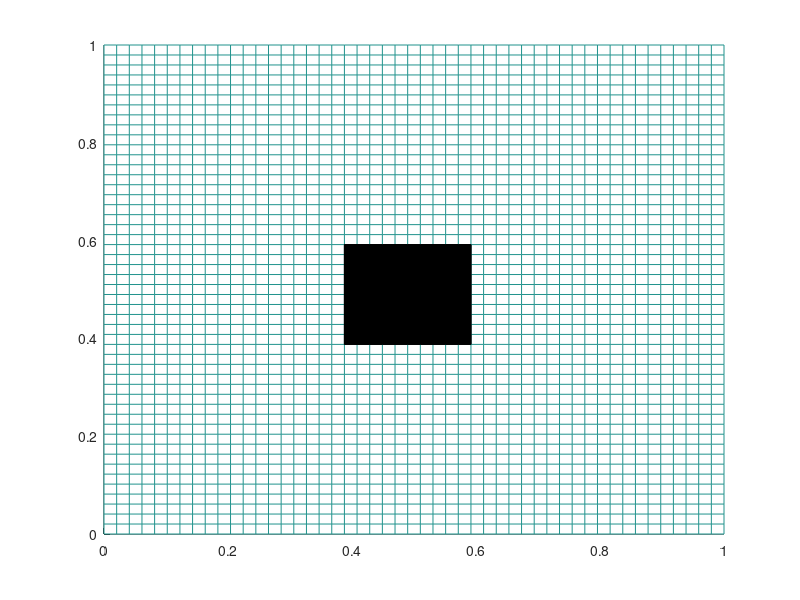

Write the MATLAB code that produced this figure. (Note: this script raises an error after producing the figure.)
% Code to compute the Navier-Stokes Solution for a Lid-Driven Cavity

clear all
close all
clc

Ly=1; % Domain Lengths
Lx=1;


mu=.01; % Viscosity for Re=100

U=1; % Velocity
w=1.1; % SOR Relaxation Factor

Nx=50; % Grid Size
Ny=50;

dx=Lx/(Nx-1); % dx and dy
dy=Ly/(Ny-1);

% Defining Staggered grid

xstart=0;
ystart=0;

x=zeros(Nx,1);
y=zeros(Ny,1);

for i=1:Nx
x(i)=xstart+(i-1)*dx;
end

for i=1:Ny
y(i)=ystart+(i-1)*dy;
end

% Pressure points
xp=zeros(Nx+1,1);
yp=zeros(Ny+1,1);
p=zeros(Nx+1,Ny+1);

% u-velocity points
xu=zeros(Nx,1);
yu=zeros(Ny+1,1);
u=zeros(Nx,Ny+1);
ut=zeros(Nx,Ny+1); % Predicted Velocity Array
G1=zeros(Nx-1,Ny); % Will be used in RK3

% v-velocity points
xv=zeros(Nx+1,1);
yv=zeros(Ny,1);
v=zeros(Nx+1,Ny);
vt=zeros(Nx+1,Ny); % Predicted Velocity Array
G2=zeros(Nx,Ny-1); % Will be used in RK3


% Defining Pressure Points
for i=2:Nx
    for j=2:Ny
        xp(i)=(x(i-1)+x(i))/2;
        yp(j)=(y(j-1)+y(j))/2;
    end
end
xp(1)=xp(2)-dx;
yp(1)=yp(2)-dy;

xp(end)=xp(end-1)+dx;
yp(end)=yp(end-1)+dy;

% Defining u-velocity points
for i=1:Nx
    for j=2:Ny
        xu(i)=x(i);
        yu(j)=(y(j-1)+y(j))/2;
    end
end
xu(1)=xu(2)-dx;
yu(1)=yu(2)-dy;

xu(end)=xu(end-1)+dx;
yu(end)=yu(end-1)+dy;

% Defining v-velocity points

for i=2:Nx
    for j=1:Ny
        xv(i)=(x(i-1)+x(i))/2;
        yv(j)=y(j);
    end
end

xv(1)=xv(2)-dx;
yv(1)=yv(2)-dy;

xv(end)=xv(end-1)+dx;
yv(end)=yv(end-1)+dy;


% Plotting the Grid
figure
hold on
mesh(x,y,zeros(Nx,Ny)) % Mesh

% for i=1:Nx+1
%     for j=1:Ny+1
%         plot(xp(i),yp(j),'.b')
%     end
% end
% for i=1:Nx
%     for j=1:1
%         plot(x(i),y(j),'.r')
%         plot(x(i),y(Ny),'.r')
%     end
% end
% for i=1:Nx
%     for j=1:Ny+1
%         plot(xu(i),yu(j),'xk')
%     end
% end
% for i=1:Nx+1
%     for j=1:Ny
%         plot(xv(i),yv(j),'*m')
%     end
% end

for i=20:30
    xb1(i-19)=x(i);
    yb1(i-19)=y(i);
end
xb=[fliplr(xb1),xb1(1)*ones(1,10),xb1,xb1(end)*ones(1,10)];
yb=[yb1(1)*ones(1,10),yb1,yb1(end)*ones(1,10),fliplr(yb1)];
plot(xb,yb,'k')
fill(xb,yb,'k')
%% Unsteady N-S Solver

t=0; % t-initial
tmax=10; % t-final
nt=900; %  number of time steps, determined using CFL condition
dt=(tmax-t)/nt; % dt

[X Y]=meshgrid(x,y);

figure

% Starting time loop
for tstep=1:nt
    
    % RK3 First Step
    
    % Applying Velocity Boundary Conditions
    u(:,1)=-u(:,2);
    u(:,end)=2*U-u(:,end-1);
    
    v(1,:)=0-v(2,:);
    v(end,:)=0-v(end-1,:);

    % Applying Pressure Boundary Conditions
    p(:,1)=p(:,2);
    p(:,end)=p(:,end-1);
    p(1,:)=p(2,:);
    p(end,:)=p(end-1,:);
    
    % Calculating Predicted Velocities
    for i=2:Nx-1
        for j=2:Ny
            if (i>=20 && i<=30 && j>=20 && j<=30)
                ut(i,j)=0;
            else
            ue=(u(i,j)+u(i+1,j))/2;
            uw=(u(i,j)+u(i-1,j))/2;
            us=(u(i,j)+u(i,j-1))/2;
            un=(u(i,j)+u(i,j+1))/2;
            vs=(v(i,j-1)+v(i+1,j-1))/2;
            vn=(v(i,j)+v(i+1,j))/2;
        
            G1(i,j)=(F1C(ue,uw,us,un,vs,vn,dx,dy)+FV(u(i,j),u(i+1,j),u(i-1,j),u(i,j+1),u(i,j-1),dx,dy,mu));
            ut(i,j)=u(i,j)+(dt/3)*G1(i,j); 
            end
        end
    end

    for i=2:Nx
        for j=2:Ny-1
            if (i>=20 && i<=30 && j>=20 && j<=30)
                vt(i,j)=0;
            else
        vn=(v(i,j)+v(i,j+1))/2;
        vs=(v(i,j)+v(i,j-1))/2;
        ve=(v(i,j)+v(i+1,j))/2;
        vw=(v(i,j)+v(i-1,j))/2;
        ue=(u(i,j)+u(i,j+1))/2;
        uw=(u(i-1,j)+u(i-1,j+1))/2;
        
        G2(i,j)=(F2C(vn,vs,ve,vw,ue,uw,dx,dy)+FV(v(i,j),v(i+1,j),v(i-1,j),v(i,j+1),v(i,j-1),dx,dy,mu));
        vt(i,j)=v(i,j)+(dt/3)*G2(i,j);
            end
        end
    end
    
    % Boundary Conditions for Predicted Velocities
    ut(:,1)=-ut(:,2);
    ut(:,end)=2*U-ut(:,end-1);
    
    vt(1,:)=0-vt(2,:);
    vt(end,:)=0-vt(end-1,:);
    
    

    % Solving Poisson Equation 
    maxiter=500;

    for it=1:maxiter
        for i=2:Nx
            for j=2:Ny
                p(i,j)=w*0.25*(p(i,j+1)+p(i,j-1)+p(i+1,j)+p(i-1,j)-(3*dx/dt)*(vt(i,j)-vt(i,j-1)+ut(i,j)-ut(i-1,j)))+(1-w)*p(i,j);    
            end
        end
    p(:,1)=p(:,2);
    p(:,end)=p(:,end-1);

    p(1,:)=p(2,:);
    p(end,:)=p(end-1,:);
    end


    % Velocities after first RK-3 Step
    for i=2:Nx-1
        for j=2:Ny
        u(i,j)=ut(i,j)-(dt/(dx*3))*(p(i+1,j)-p(i,j));
        end
    end
    for i=2:Nx
        for j=2:Ny-1
        v(i,j)=vt(i,j)-(dt/(dx*3))*(p(i,j+1)-p(i,j));
        end
    end
    
    %RK-3 Second Step
    
    % Applying Boundary Conditions for Velocites
    u(:,1)=-u(:,2);
    u(:,end)=2*U-u(:,end-1);
    
    v(1,:)=0-v(2,:);
    v(end,:)=0-v(end-1,:);

    % Calculating Predicted Velocities
    
    for i=2:Nx-1
        for j=2:Ny
            if (i>=20 && i<=30 && j>=20 && j<=30)
                ut(i,j)=0;
            else
            ue=(u(i,j)+u(i+1,j))/2;
            uw=(u(i,j)+u(i-1,j))/2;
            us=(u(i,j)+u(i,j-1))/2;
            un=(u(i,j)+u(i,j+1))/2;
            vs=(v(i,j-1)+v(i+1,j-1))/2;
            vn=(v(i,j)+v(i+1,j))/2;
        
            G1(i,j)=-(5/9)*G1(i,j)+(F1C(ue,uw,us,un,vs,vn,dx,dy)+FV(u(i,j),u(i+1,j),u(i-1,j),u(i,j+1),u(i,j-1),dx,dy,mu));
            ut(i,j)=u(i,j)+(15*dt/16)*G1(i,j); 
            end
        end
    end

    for i=2:Nx
        for j=2:Ny-1
            if (i>=20 && i<=30 && j>=20 && j<=30)
                vt(i,j)=0;
            else
            vn=(v(i,j)+v(i,j+1))/2;
            vs=(v(i,j)+v(i,j-1))/2;
            ve=(v(i,j)+v(i+1,j))/2;
            vw=(v(i,j)+v(i-1,j))/2;
            ue=(u(i,j)+u(i,j+1))/2;
            uw=(u(i-1,j)+u(i-1,j+1))/2;
        
            G2(i,j)=-(5/9)*G2(i,j)+(F2C(vn,vs,ve,vw,ue,uw,dx,dy)+FV(v(i,j),v(i+1,j),v(i-1,j),v(i,j+1),v(i,j-1),dx,dy,mu));
            vt(i,j)=v(i,j)+(15*dt/16)*G2(i,j);
            end
        end
    end

    % Boundary Condition for Predicted Velocities
    ut(:,1)=-ut(:,2);
    ut(:,end)=2*U-ut(:,end-1);
    
    vt(1,:)=0-vt(2,:);
    vt(end,:)=0-vt(end-1,:);

    % Solving Poisson Equation
    for it=1:maxiter
        for i=2:Nx
            for j=2:Ny
                p(i,j)=w*0.25*(p(i,j+1)+p(i,j-1)+p(i+1,j)+p(i-1,j)-(12*dx/(5*dt))*(vt(i,j)-vt(i,j-1)+ut(i,j)-ut(i-1,j)))+(1-w)*p(i,j);    
            end
        end
    p(:,1)=p(:,2);
    p(:,end)=p(:,end-1);

    p(1,:)=p(2,:);
    p(end,:)=p(end-1,:);
    end

    % Velocities after Second RK-3 Step
    for i=2:Nx-1
        for j=2:Ny
            u(i,j)=ut(i,j)-(5*dt/(dx*12))*(p(i+1,j)-p(i,j));
        end
    end
    for i=2:Nx
        for j=2:Ny-1
            v(i,j)=vt(i,j)-(5*dt/(dx*12))*(p(i,j+1)-p(i,j));
        end
    end
    
    % RK-3 Third Step
    
    % Applying Boundary Conditions for Velocities
    u(:,1)=-u(:,2);
    u(:,end)=2*U-u(:,end-1);
    
    v(1,:)=0-v(2,:);
    v(end,:)=0-v(end-1,:);


    % Calculating Predicted Velocities
    for i=2:Nx-1
        for j=2:Ny
            if (i>=20 && i<=30 && j>=20 && j<=30)
                ut(i,j)=0;
            else
        ue=(u(i,j)+u(i+1,j))/2;
        uw=(u(i,j)+u(i-1,j))/2;
        us=(u(i,j)+u(i,j-1))/2;
        un=(u(i,j)+u(i,j+1))/2;
        vs=(v(i,j-1)+v(i+1,j-1))/2;
        vn=(v(i,j)+v(i+1,j))/2;
        
        G1(i,j)=-(153/128)*G1(i,j)+(F1C(ue,uw,us,un,vs,vn,dx,dy)+FV(u(i,j),u(i+1,j),u(i-1,j),u(i,j+1),u(i,j-1),dx,dy,mu));
        ut(i,j)=u(i,j)+(8*dt/15)*G1(i,j);    
            end
        end
    end

    for i=2:Nx
        for j=2:Ny-1
            if (i>=20 && i<=30 && j>=20 && j<=30)
                vt(i,j)=0;
            else
            vn=(v(i,j)+v(i,j+1))/2;
            vs=(v(i,j)+v(i,j-1))/2;
            ve=(v(i,j)+v(i+1,j))/2;
            vw=(v(i,j)+v(i-1,j))/2;
            ue=(u(i,j)+u(i,j+1))/2;
            uw=(u(i-1,j)+u(i-1,j+1))/2;
        
            G2(i,j)=-(153/128)*G2(i,j)+(F2C(vn,vs,ve,vw,ue,uw,dx,dy)+FV(v(i,j),v(i+1,j),v(i-1,j),v(i,j+1),v(i,j-1),dx,dy,mu));
            vt(i,j)=v(i,j)+(8*dt/15)*G2(i,j);
            end
        end
    end

    % Boundary Conditions for the Predicted Velocities
    ut(:,1)=-ut(:,2);
    ut(:,end)=2*U-ut(:,end-1);
    
    vt(1,:)=0-vt(2,:);
    vt(end,:)=0-vt(end-1,:);


    % Solving Poisson Equation
    for it=1:maxiter
        for i=2:Nx
            for j=2:Ny
                p(i,j)=w*0.25*(p(i,j+1)+p(i,j-1)+p(i+1,j)+p(i-1,j)-(4*dx/dt)*(vt(i,j)-vt(i,j-1)+ut(i,j)-ut(i-1,j)))+(1-w)*p(i,j);    
            end
        end
    p(:,1)=p(:,2);
    p(:,end)=p(:,end-1);

    p(1,:)=p(2,:);
    p(end,:)=p(end-1,:);
    end

    % Calculating the Velocities after the final RK-3 step
    for i=2:Nx-1
        for j=2:Ny
        u(i,j)=ut(i,j)-(dt/(dx*4))*(p(i+1,j)-p(i,j));
        end
    end
    for i=2:Nx
        for j=2:Ny-1
        v(i,j)=vt(i,j)-(dt/(dx*4))*(p(i,j+1)-p(i,j));
        end
    end
    
    %RK-3 Complete


% Calculating the Velocities and Vorticity at Grid points

uu(1:Nx,1:Ny)=0.5*(u(1:Nx,2:Ny+1)+u(1:Nx,1:Ny));
vv(1:Nx,1:Ny)=0.5*(v(2:Nx+1,1:Ny)+v(1:Nx,1:Ny));
ww(1:Nx,1:Ny)=(u(1:Nx,2:Ny+1)-u(1:Nx,1:Nx)-v(2:Nx+1,1:Ny)+v(1:Nx,1:Ny))/(2*dx);

% Plotting Velocity Vectors and Vorticity Contours
hold off,quiver(flipud(rot90(uu)),flipud(rot90(vv)),'k');hold on;
contour(flipud(rot90(ww)),100),axis equal; axis([1 Nx 1 Ny]);
fill(xb,yb,'w')
%contour(flipud(rot90(p)),100),axis equal; axis([1 Nx 1 Ny]);

drawnow
pause(0.01)

t=t+dt % Advancing Time Step
end

%% Post Processing

% Velocity Potential and Stream Function Calculation
[phi,psi]=flowfun(uu',vv');

% Plotting Streamfunction Contours
figure
contourf(X,Y,psi); hold on; axis equal

% Plotting Streamlines and Velocity Vectors
figure
hold on
plot([0,0,1.0,1.0,0],[0,1.0,1.0,0,0],'k');
quiver(X,Y,uu',vv',2,'b')
contour(X,Y,psi,'k')
axis([0 1.0 0 1.0])
fill(xb,yb,'w');
axis equal

